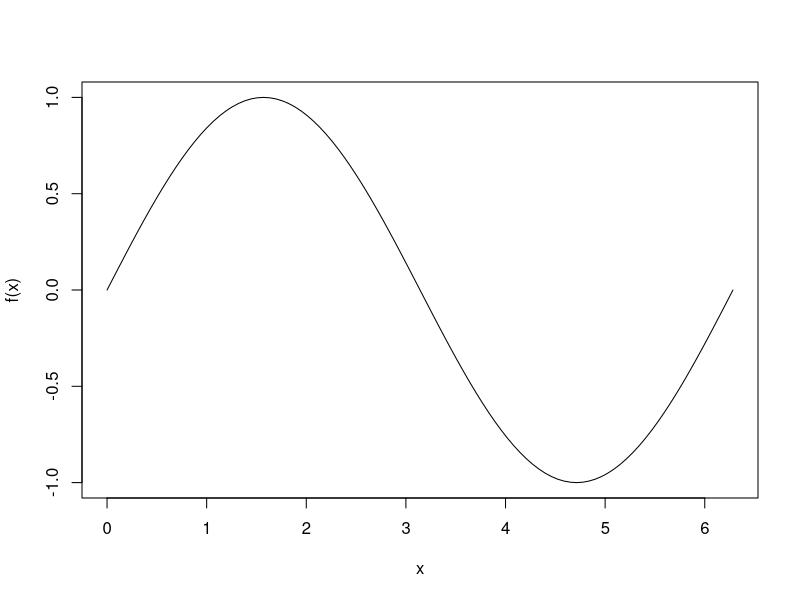
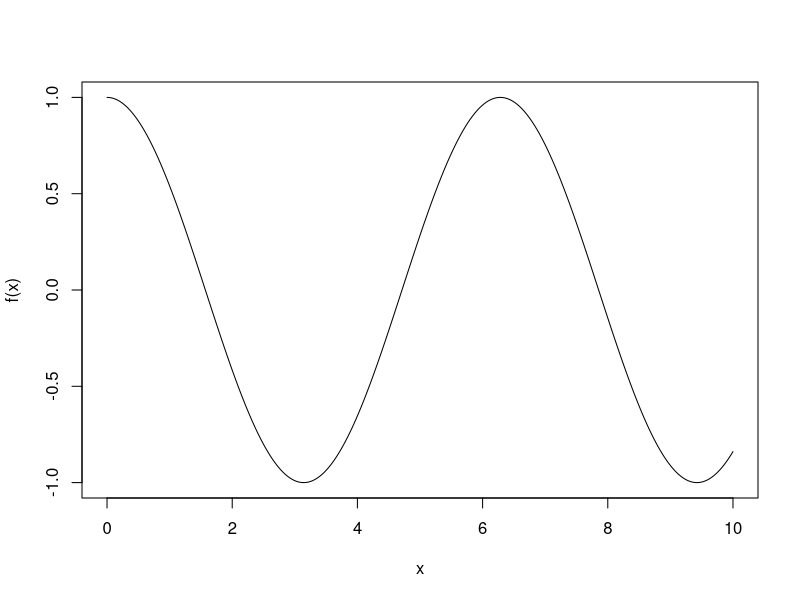

Source code (R) for these figures, in order:
## ---- chunk 1
##Another form of fibloop

fibLoop3 <- function(n){
  if ( n < 0| round(n) !=n){
    warning("Invalid")
    return(NA)
  }
  sofar <- rep(1,n+1)
  sofar[2] <- 1
  for(k in 3:n){
    sofar[k] <- sofar[k-1] + sofar[k-2]
  }
  return(sofar[k])
}

fibLoop3(6)

fibRecurse <- function(n){
  if (n==1){
    return(1)
  } else{
    if (n==0)
      return(0)
  }
  thisF <- fibRecurse(n-1) + fibRecurse(n-2)
  return(thisF)
}

beforeTime <- Sys.time()
fibRecurse(28)
as.numeric(Sys.time()-beforeTime)

beforeTime <- Sys.time()
fibRecurse(29)
as.numeric(Sys.time()-beforeTime)

##fibRecurse is so slow because it cyclically adds up all the numbers in the fibonacci
##sequence to return the nth number. The higher the nth number, the more additions 
##required to reach it, thus taking up more time.

##fibRecurse(40) I would guess would take five minutes.

addNseq<-function(n){
  if (n < 2)
    return(n)
  return(n+addNseq(n-1))
}

addNseq(5)

addRecursively <- function(v){
  if (length(v)==1)
    return(v)
  else{
    c(v[1]+addRecursively(v[-1]))
  }
}

addRecursively(1:6)
addRecursively(c(1,2,3,4))

##Looping version of addNSeq

addNSeqloop <- function(n) {
  res <- 0
  for(k in 1:n){
    res <- res + k
  }
  return(res)}

addNSeqloop(7)

##Looping version of addRecursively
addVec <- function(n) {
  res <- 0
  for(k in 1:length(n)){
    res <- res + n[k]
  }
  return(res)}

addVec(c(1,2,3))
addVec(1:6)

##Non-loop version of addNseq

addnonloop <- function(n){
  return(sum(n:0))
}

addnonloop(9)

##Non-loop version of addRecursively

addnonloop2 <- function(n) {
  return(sum(n))
}

addnonloop2(1:7)

simpleRiemann <- function(f, a = 0, b = 1, n = 3) {
  rectangleWidth = (b - a)/n
  midpoints <- seq(a + rectangleWidth/2, b - rectangleWidth/2, length = n)
  rectangleAreas <- sapply(midpoints, f) * rectangleWidth
  return(sum(rectangleAreas))
}

integrateRiemann <- function(f, a = 0, b = 1) {
  nbins <- 5
  biggerBins <- simpleRiemann(f, a = a, b = b, n = nbins)
  for (k in 1:5) {
    nbins <- nbins * 10  # much smaller bins
    smallerBins <- simpleRiemann(f, a = a, b = b, n = nbins)
    if (abs(smallerBins - biggerBins) < 1e-05) 
      break
    biggerBins <- smallerBins
  }
  return(smallerBins)
}

##The for() loop only goes to 5 because there are only 5 bins

##BiggerBins represents the best case for integration, whereas smallerBins represents
##the less accurate case for integration (used when functions are difficult to integrate).
##biggerBins <- smallerBins makes the integration sequential, whereby the worse case
##(smallerBins) becomes the best case (biggerBins) as more integrations are done until
##the comparison if (abs(smallerBins - biggerBins)) < 1e-05.

##In the worst case there will be 5 *10^5 bins

##Modified integrateRecursive with worst case limit and tolerance as arguments

integrateRecursive <- function(f, a = 0, b = 1,lim=1e-05,origwidth=b-a) {
  bigBins <- simpleRiemann(f, a = a, b = b, n = 5)
  smallBins <- simpleRiemann(f, a = a, b = b, n = 10)
  if (abs(bigBins - smallBins) < lim){ 
    return(smallBins)
  } else {
    if  ((b -a) < origwidth/10000){
      warning("Hit integration limit")
      return(smallBins)
    }
    mid <- (a + b)/2
    total <- integrateRecursive(f, a = a, b = mid,lim=lim,origwidth=origwidth)+
    integrateRecursive(f, a = mid, b = b,lim=lim,origwidth=origwidth)
    return(total)
  }
}

##Test Cases with computations in LaTeX as well
integrateRecursive(function(x)10*x, 0, 5)
## ---- chunk 2
integrateRecursive(cos, 0, 3)
## ---- chunk 3
##Integral that hits "worst case" limit for recursion
  
integrateRecursive( function(x){sin(1/x)},0,1)  
  
gaussQuadrature <- function(f, a = 0, b = 1) {
    z <- c(c(-1, 1) * sqrt((3 - 2 * sqrt(6/5))/7), c(-1, 1) * sqrt((3 + 2 *sqrt(6/5))/7))
    w <- c(rep((18 + sqrt(30))/36, 2), rep((18 - sqrt(30))/36, 2))
    x <- ((b - a)/2) * z + (a + b)/2
    return(((b - a)/2) * sum(w * sapply(x, f)))
  }

gaussQuadrature(function(x)3*x^15, 0, 10)
## ---- chunk 4
##gaussQuadrature stops working at the power of 318 for the following function:
gaussQuadrature(function(x)3*x^317, 0, 10)

gaussQuadrature(function(x)3*x^318, 0, 10)

##sin and cos test cases
gaussQuadrature(function(x)sin(x), 0, .1) ##Actual: .0049958347

gaussQuadrature(function(x)sin(x), 0, 1) ##Actual: .4596977

gaussQuadrature(function(x)sin(x), 0, 10) ##Actual: 1.83907

##gaussQuadrature not accurate when interval is as large as 10

integrateRecursive2 <- function(f, a = 0, b = 1,lim=1e-05) {
  bigBins <- gaussQuadrature(f, a = a, b = b)
  mid <- (a+b)/2
  smallBins <- gaussQuadrature(f,a=a,b=mid) +gaussQuadrature(f, a = mid, b = b)
  if (abs(bigBins - smallBins) < lim) 
    return(smallBins) else {
      mid <- (a + b)/2
      total <- integrateRecursive2(f, a = a, b = mid) + 
        integrateRecursive2(f, a = mid, b = b)
      return(total)
    }
}

integrateRecursive2(function(x)sin(x), 0, 10) ##Actual: 1.83907

##integrateRecursive2 works for large intervals

plotF <-function(f, a=0, b=1){
  getX<-function(f,a=0,b=1){
    mid <- (a+b)/2
    bigBins <- simpleRiemann(f, a = a, b = b, n = 101)
    smallBins <- gaussQuadrature(f, a = a, b = b)
    if (abs(bigBins-smallBins)<.00001){
      return(seq(a,b,length=101))} else {
        return(c(getX(f,a,mid),getX(f,mid,b)))
      }
  }
  x<- getX(f,a,b)
  plot(f(x)~x,pch=20,cex=.2,type="l")
}

plotF(sin,0,2*pi)

plotF(cos,0,10)
